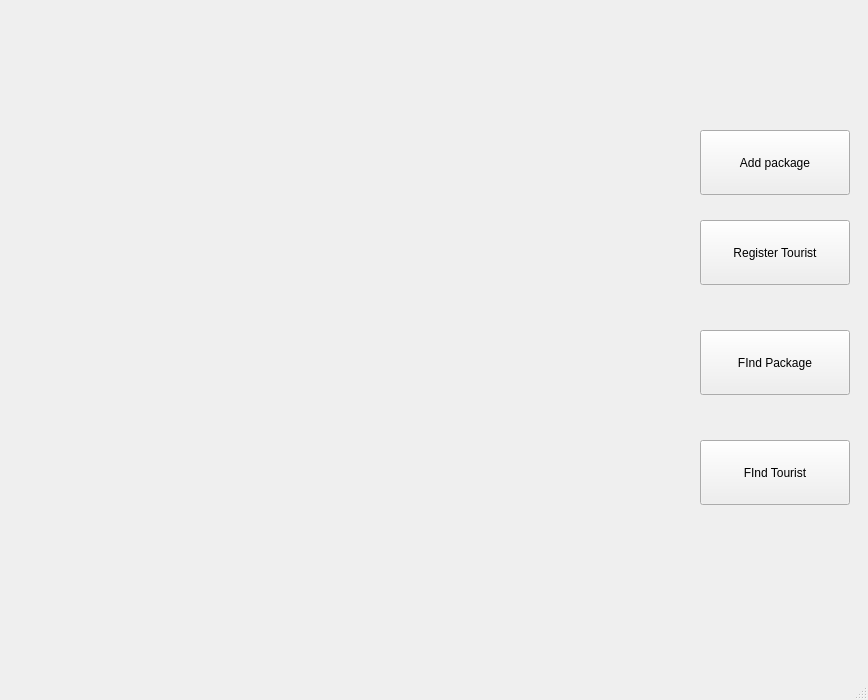
<?xml version="1.0" encoding="UTF-8"?>
<ui version="4.0">
 <class>MainWindow</class>
 <widget class="QMainWindow" name="MainWindow">
  <property name="geometry">
   <rect>
    <x>0</x>
    <y>0</y>
    <width>868</width>
    <height>700</height>
   </rect>
  </property>
  <property name="maximumSize">
   <size>
    <width>1000</width>
    <height>700</height>
   </size>
  </property>
  <property name="windowTitle">
   <string>MainWindow</string>
  </property>
  <property name="styleSheet">
   <string notr="true">background-image: url(:/images/tourism.jpg);</string>
  </property>
  <widget class="QWidget" name="centralwidget">
   <widget class="QPushButton" name="pushButton">
    <property name="geometry">
     <rect>
      <x>700</x>
      <y>130</y>
      <width>150</width>
      <height>65</height>
     </rect>
    </property>
    <property name="text">
     <string>Add package</string>
    </property>
   </widget>
   <widget class="QPushButton" name="pushButton_2">
    <property name="geometry">
     <rect>
      <x>700</x>
      <y>220</y>
      <width>150</width>
      <height>65</height>
     </rect>
    </property>
    <property name="text">
     <string>Register Tourist</string>
    </property>
   </widget>
   <widget class="QPushButton" name="pushButton_3">
    <property name="geometry">
     <rect>
      <x>700</x>
      <y>330</y>
      <width>150</width>
      <height>65</height>
     </rect>
    </property>
    <property name="text">
     <string>FInd Package</string>
    </property>
   </widget>
   <widget class="QPushButton" name="pushButton_4">
    <property name="geometry">
     <rect>
      <x>700</x>
      <y>440</y>
      <width>150</width>
      <height>65</height>
     </rect>
    </property>
    <property name="text">
     <string>FInd Tourist</string>
    </property>
   </widget>
  </widget>
  <widget class="QMenuBar" name="menubar">
   <property name="geometry">
    <rect>
     <x>0</x>
     <y>0</y>
     <width>868</width>
     <height>26</height>
    </rect>
   </property>
  </widget>
  <widget class="QStatusBar" name="statusbar"/>
 </widget>
 <resources/>
 <connections/>
</ui>
